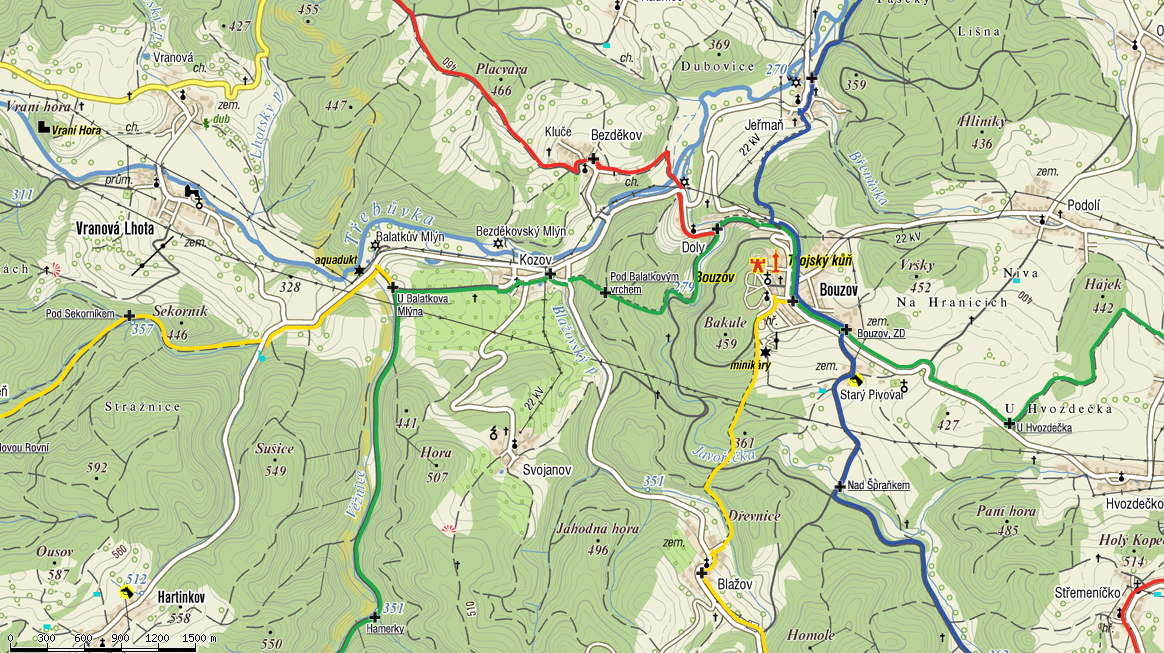
%> input picture diplomka/images/bouzov_z12.PNG, 1164 x 653 px
$ octave runme.m   (GNU Octave 9; MATLAB toolbox functions it lacks are replaced by stand-ins)
%> lines starting %> are read from the running program, lines starting %| are printed output that depends on the picture; in (x1, y1, x2, y2) boxes, pixels count from 0 and x2, y2 are one past the last pixel; in counts of white or black regions, pixels touching at a corner belong together; the program's own positions count from 1
### diplomka/function/preprocess_img2.m
function [bw] = preprocess_img2(img)
% predzpracovani sedotonoveho obrazu
% img - sedotonovy obraz
% bw - zpracovany bw obraz

% filtrace, morf. operace
% spojeni prerusenych tras 1
% spojeni tras 2

% vyuziva:
% - makeConnection
% - addTrace2

%bw = double(img);

%% filtrace
% conv2, filter, fspecial, imfilter, edge
%bw = medfilt2(bw); %median, 0.205052
bw = bwmorph(img,'majority'); %filtrace podle 8-okoli, 0.119885, tj. 2x rychlejsi

%% morf.operace
% shrink - srazeni, "vlnkovate"
% skel - kostra, 1,2 (>2 == 2), "rohate"
% spur - ostrouhani, 1,2 (>2 == 2), celkem ujde
% thin - lepsi nez skel  - jak funguje? viz doc bwmorph('thin')

bw = bwmorph(bw,'dilate',2); %dilatace
bw = bwmorph(bw,'thin',inf); %ztencovani
% bw = bwmorph(bw,'spur'); % odstranuje poslednich n pixelu v trase

%% spojeni prerusenych tras 1
% pozn: spojeni cest pomoci druheho algoritmu take funguje,
% ale je pomale (bwfill a bwdist), proto je vyhodne predzpracovani
% bez pouziti spojeni c.1: 4.002515 sec
% s pouzitim spojeni c.1: 1.778177 sec

end_points = bwmorph(bw,'endpoints'); %koncove body

okraj = 5;
mask = zeros(size(bw)); mask(1+okraj:end-okraj,1+okraj:end-okraj) = 1;
end_points = end_points .* mask; % odstraneni koncovych bodu na okraji

[row, col] = find(end_points); %nalezeni souradnic koncovych bodu
points = [row,col]; %souradnice ve sloupci

prah = 38; %heuristicka promenna
indexes = makeConnection(size(end_points),points,prah);
bw(indexes) = 1;

bw = bwmorph(bw,'dilate',2);
bw = bwmorph(bw,'thin',inf);
%% spojeni tras 2
end_points = bwmorph(bw,'endpoints'); %koncove body
end_points = end_points .* mask; % odstraneni koncovych bodu na okraji

[row, col] = find(end_points); %nalezeni souradnic koncovych bodu
points = [row,col]; %souradnice ve sloupci


while ~isempty(points)
    [bw2, idx_trace] = bwfill(~bw,points(1,2),points(1,1),4); %odstrani cestu daneho bodu
    bw2 = ~bw2;

    D = bwdist(bw2,'euclidean'); %distancni mapa

    %vyjmuti vsech bodu na stejne trace (pro danou dist. mapu)
    member = members(size(bw),idx_trace,points);
    vect = points(member,:);
    points(member,:) = [];

    for j = 1:size(vect,1);
        start = vect(j,:);
        if (D(start(1),start(2)) < 30)
            [indxs] = addTrace2(D,start);
            bw(indxs) = 1;

            %pokud trasa konci v jinem bode, odstranit ze seznamu
            member = members(size(bw),indxs(end),points);
            points(member,:) = [];
        end
    end

end

bw = bwmorph(bw,'dilate',2);
bw = bwmorph(bw,'thin',inf);

end

% [4 lines left out: function members, not called in this run]

### diplomka/function/makeConnection.m
function [indexes] = makeConnection(size_bw,points,thresh)
% vrati indexy spojenych cest
% size_bw - rozmery zkoumane matice: size_bw = size(bw)
% points - radkovy vektor souradnic vysetrovanych bodu: points = [X;Y]
% thresh - prah maximalni euklidovy vzdalenosti mezi pospojovanymi body

% vyuzito v
% - preprocess_img2

indexes = [];
if size(points,1) > 1 %pouze jeden bod nelze v mape sparovat

    matD = dist(points'); %Euclidean distance
    matD(matD>thresh) = 0; %prahovani pro vzdalenost vetsi nez
    matD = sparse(triu(matD)); % pouze horni troj. matice, ridka matice
    [x,y] = find(matD); %cisla vrcholu, kt. se maji spojit

    for i = 1:length(x);
        p1 = points(x(i),:);
        p2 = points(y(i),:);
        indexes = [indexes, makeLine(size_bw,p1,p2)];
    end
end %if

end    %function

### diplomka/runme.m
%% diplomova prace hledani cest v mapach
% 13.1.2012, xmihal00
clc; clear all; close all;

%porovnani rychlosti:
% Matlab
% t = [8.842, 12.485, 9.356, 9.061, 8.737], mean(t) = 9.6962, std(t) = 1.5769;

functionFolder = [pwd,'/function/'];
path(path,functionFolder);

%% nacteni obrazu
img = (imread('images/bouzov_z12.PNG'));
%> img is the input picture: size 653x1164x3 uint8; mean R, G, B 191.8, 205.3, 166.6
% img = (imread('images/bouzov_z13.PNG'));

% x = [1,1]; delta = [size(img,1)-1, size(img,2)-1]; % cely obraz
x = [10 600]; delta = [500,500]; %vyrez obrazu
% x = [192 677]; delta = [100,100]; %vyrez obrazu pro alg2

img = img(x(1):x(1)+delta(1),x(2):x(2)+delta(2),:);
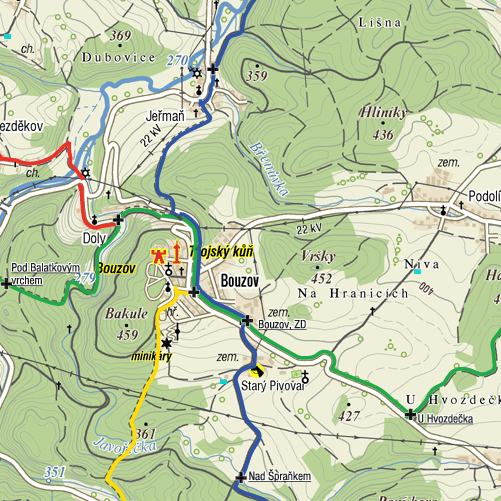
%> img: size 501x501x3 uint8; mean R, G, B 192.4, 204.7, 170
figure(1), imshow(img,[]), title('original obraz'), %set(gcf, 'Position', get(0,'Screensize'));

% return
%% HSV
imgHSV = (rgb2hsv(img));
%> imgHSV: size 501x501x3 double; mean H, S, V 0.223, 0.2, 0.814
imgH = imgHSV(:,:,1);
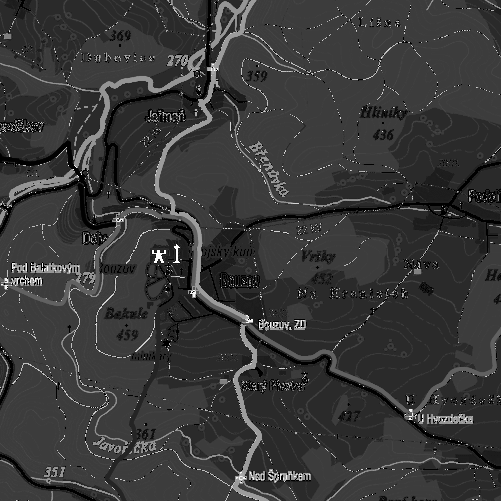
%> imgH: size 501x501 double; min 0, max 0.999, mean 0.223

purple_trace = [0.798,0.01]; %OK !!!
purple_trace = round(purple_trace*255);
img_purple_trace = roicolor(imgH, purple_trace(1)-purple_trace(2), purple_trace(1)+purple_trace(2));
%> img_purple_trace: size 501x501 logical; every value is 0

%% YCbCr
imgY = (rgb2ycbcr(img));
%> imgY: size 501x501x3 uint8; mean of channels 1, 2, 3 185.2, 114.6, 125
imgCb = imgY(:,:,2);
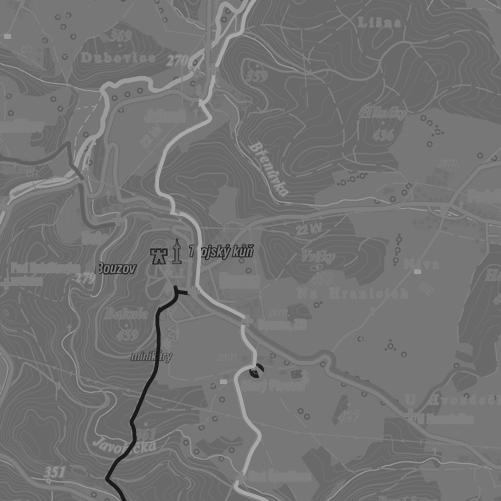
%> imgCb: size 501x501 uint8; min 26, max 169, mean 114.6
imgCr = imgY(:,:,3);
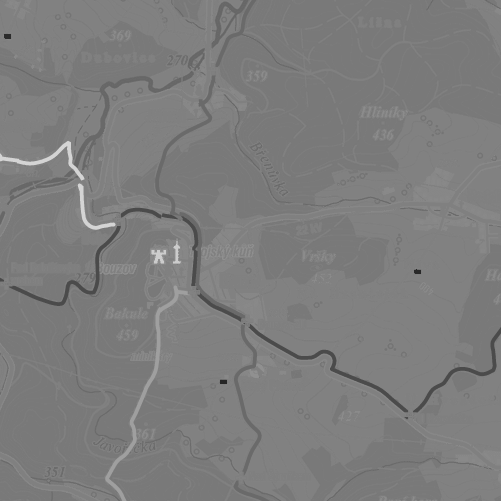
%> imgCr: size 501x501 uint8; min 38, max 212, mean 125

%green_trace = [0.295, 0.004]; %OK !!!
%green_trace = round(green_trace*255);
green_trace = [75, 20]; %OK !!!

img_green_trace = (roicolor(imgCr, green_trace(1)-green_trace(2),green_trace(1)+green_trace(2)));
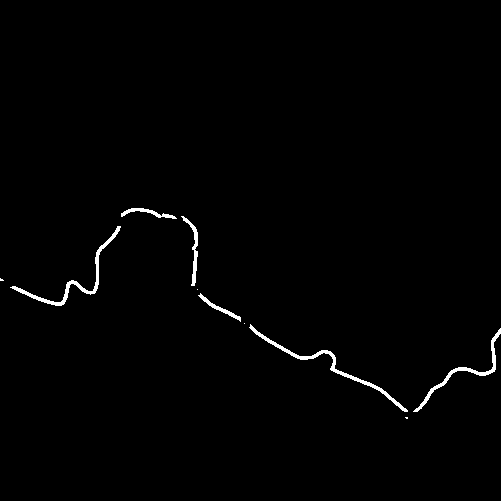
%> img_green_trace: size 501x501 logical; 1% white; 10 white regions (4 under 20 px), largest, box (x1, y1, x2, y2) and area: (249, 324, 408, 412) 702, (10, 226, 121, 306) 650, (413, 328, 501, 412) 514, (181, 216, 198, 286) 271, (121, 208, 177, 219) 199, (198, 293, 241, 322) 185

%blue_trace = [0.662, 0.005]; %OK !!!
blue_trace = [173,7]; %OK !!!
img_blue_trace = roicolor(imgCb, blue_trace(1)-blue_trace(2),blue_trace(1)+blue_trace(2));
%> img_blue_trace: size 501x501 logical; 0.72% white in thin lines or dots, all inside (x1, y1, x2, y2) = (156, 0, 268, 501)

%yellow_trace = [0.102, 0.003]; %OK !!!
yellow_trace = [8,7]; %OK !!!
img_yellow_trace = roicolor(imgCb, yellow_trace(1)-yellow_trace(2),yellow_trace(1)+yellow_trace(2));

%red_trace = [0.831,0.004]; %OK !!!
red_trace = [236,15]; %OK !!!
img_red_trace = roicolor(imgCr, red_trace(1)-red_trace(2),red_trace(1)+red_trace(2));

%figure, imshow(img_green_trace); title('green trace');
%figure, imshow(img_blue_trace); title('blue trace');
%figure, imshow(img_yellow_trace); title('yellow trace');
%figure, imshow(img_red_trace); title('red trace');

%% slouceni tras a predzpracovani2
bw = img_red_trace | img_green_trace | img_blue_trace |img_yellow_trace;% | img_purple_trace;
%> bw: size 501x501 logical; 1.7% white; 11 white regions (3 under 20 px), largest, box (x1, y1, x2, y2) and area: (180, 212, 245, 322) 853, (121, 76, 215, 219) 753, (249, 324, 408, 412) 702

%bw = bwmorph(bw,'majority');
bw = preprocess_img2(bw);
%> in preprocess_img2, `bw = bwmorph(img,'majority');`: bw: size 501x501 logical; 1.7% white; 10 white regions (2 under 20 px), largest, box (x1, y1, x2, y2) and area: (180, 213, 245, 321) 905, (121, 76, 215, 219) 753, (250, 325, 408, 412) 700
%> in preprocess_img2, `bw = bwmorph(bw,'dilate',2);`: bw: size 501x501 logical; 4.3% white; 8 white regions, largest, box (x1, y1, x2, y2) and area: (119, 74, 263, 475) 5064, (248, 323, 410, 414) 1761, (9, 224, 123, 308) 1574
%> in preprocess_img2, `bw = bwmorph(bw,'thin',inf);`: bw: size 501x501 logical; 0.41% white in thin lines or dots
%> in preprocess_img2, `end_points = bwmorph(bw,'endpoints');`:
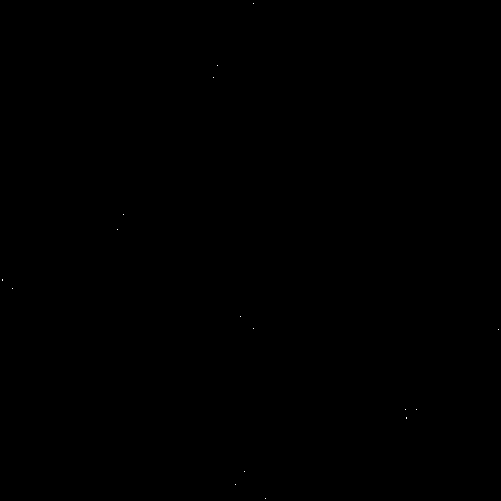
%> end_points: size 501x501 logical; 0.01% white in thin lines or dots
%> in preprocess_img2, `mask(1+okraj:end-okraj,1+okraj:end-okraj) = 1`:
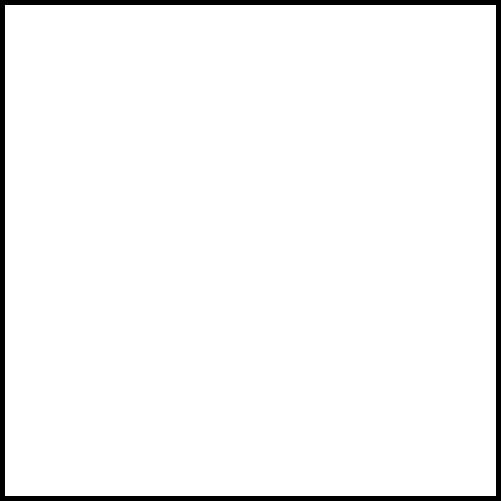
%> mask: size 501x501 double; values 0 (black) and 1 (white), 96% white; 1 black region, box (x1, y1, x2, y2) and area: (0, 0, 501, 501) 9920
%> in preprocess_img2, `end_points = end_points .* mask;`: end_points: size 501x501 double; values 0 (black) and 1 (white), 0.01% white in thin lines or dots, all inside (x1, y1, x2, y2) = (12, 65, 417, 485)
%> in preprocess_img2, `[row, col] = find(end_points);`: row = [289; 230; 215; 78; 66; 485; 317; 472; 329; 410; 418; 419; 410]; col = [13; 118; 124; 214; 218; 236; 241; 245; 254; 406; 407; 407; 417]
%> in preprocess_img2, `points = [row,col];`: points = 13 rows, first 12: [289 13; 230 118; 215 124; 78 214; 66 218; 485 236; 317 241; 472 245; 329 254; 410 406; 418 407; 419 407]
%> in makeConnection, `[x,y] = find(matD);`: x = [2; 4; 6; 7; 10; 10; 11; 10; 11; 12]; y = [3; 5; 8; 9; 11; 12; 12; 13; 13; 13]
%> the loop in makeConnection, `for i = 1:length(x);` made 1 pass
%> (p1, p2) on pass 1: ([230 118], [215 124])
%> the run ends on the next line

$ run again, with diplomka/images/bouzov_z13.PNG copied over diplomka/images/bouzov_z12.PNG
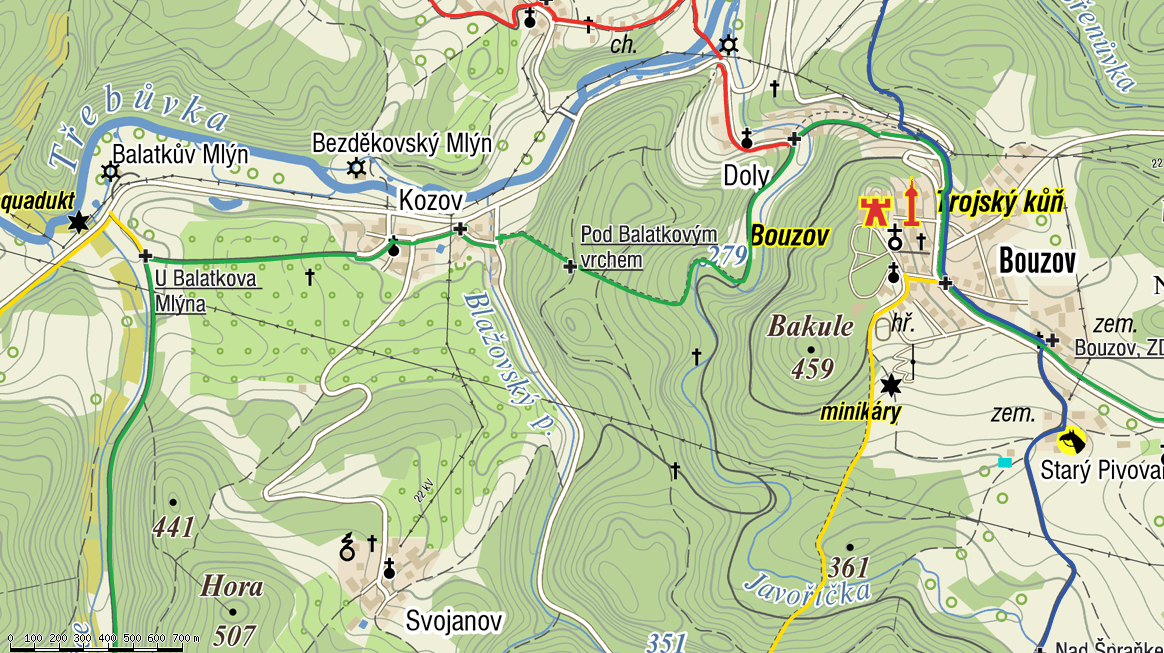
%> input picture diplomka/images/bouzov_z13.PNG, 1164 x 653 px
%> img is the input picture: size 653x1164x3 uint8; mean R, G, B 189.4, 204.4, 164
%> img: size 501x501x3 uint8
%> imgHSV: size 501x501x3 double; mean H, S, V 0.22, 0.223, 0.8
%> img_purple_trace: size 501x501 logical; every value is 0
%> imgY: size 501x501x3 uint8; mean of channels 1, 2, 3 180.9, 113, 125.4
%> `img_green_trace = (roicolor(imgCr, green_trace(1)-green_trace(2),green..`:
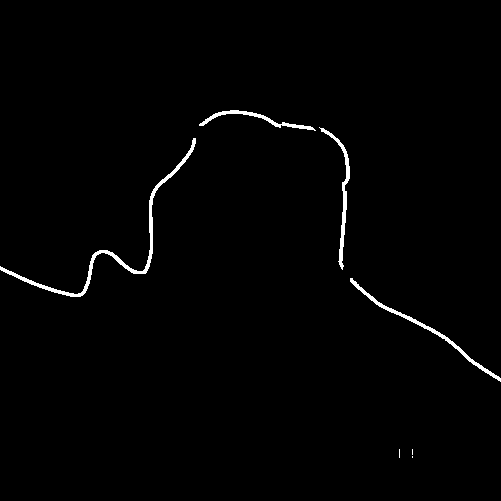
%> img_green_trace: size 501x501 logical; 1.2% white; 7 white regions (3 under 20 px), largest, box (x1, y1, x2, y2) and area: (0, 138, 196, 297) 1223, (350, 278, 501, 382) 668, (319, 127, 350, 270) 567, (199, 110, 316, 131) 436
%> img_blue_trace: size 501x501 logical; 0.72% white; 4 white regions (1 under 20 px), largest, box (x1, y1, x2, y2) and area: (269, 0, 353, 266) 908, (426, 339, 468, 501) 579, (353, 277, 448, 336) 312
%> in preprocess_img2, `bw = bwmorph(bw,'thin',inf);`:
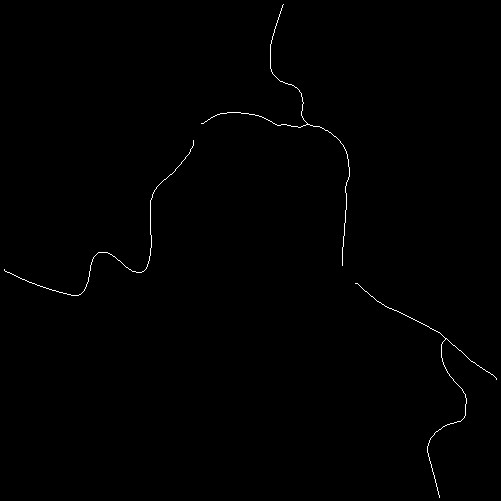
%> bw: size 501x501 logical; 0.4% white in thin lines or dots
%> mask: size 501x501 double; values 0 (black) and 1 (white), 96% white; 1 black region, box (x1, y1, x2, y2) and area: (0, 0, 501, 501) 9920
%> row = [141; 124; 266; 284]; col = [194; 202; 343; 356]
%> points = [141 194; 124 202; 266 343; 284 356]
%> in makeConnection, `matD = dist(points');`: matD = [0 18.79 194.5 216.1; 18.79 0 200.1 222.1; 194.5 200.1 0 22.2; 216.1 222.1 22.2 0]
%> in makeConnection, `matD = sparse(triu(matD));`: matD = [0 18.79 0 0; 0 0 0 0; 0 0 0 22.2; 0 0 0 0]
%> x = [1; 3]; y = [2; 4]
%> the loop in makeConnection, `for i = 1:length(x);` made 1 pass
%> (p1, p2) on pass 1: ([141 194], [124 202])
